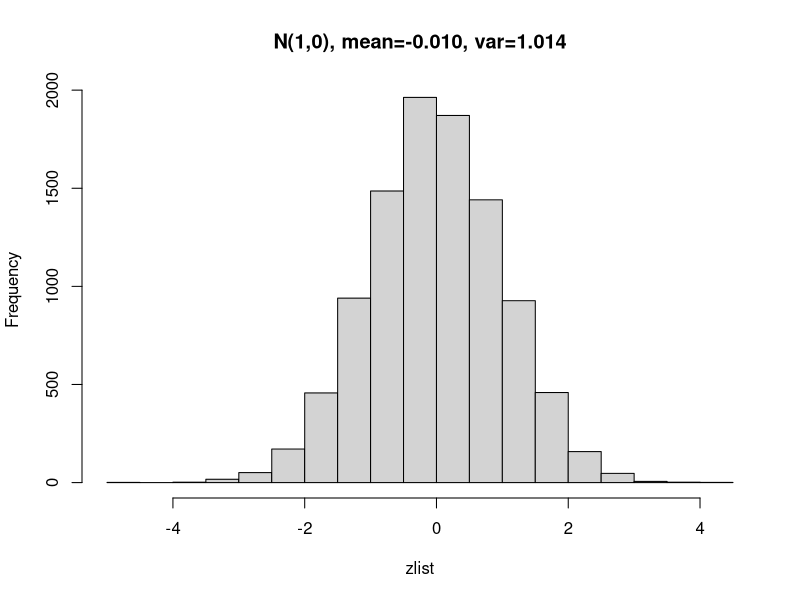
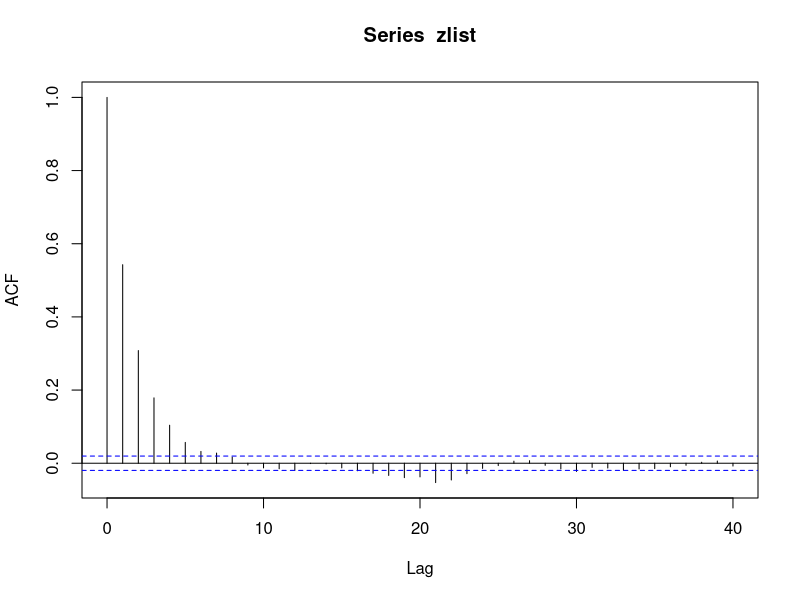
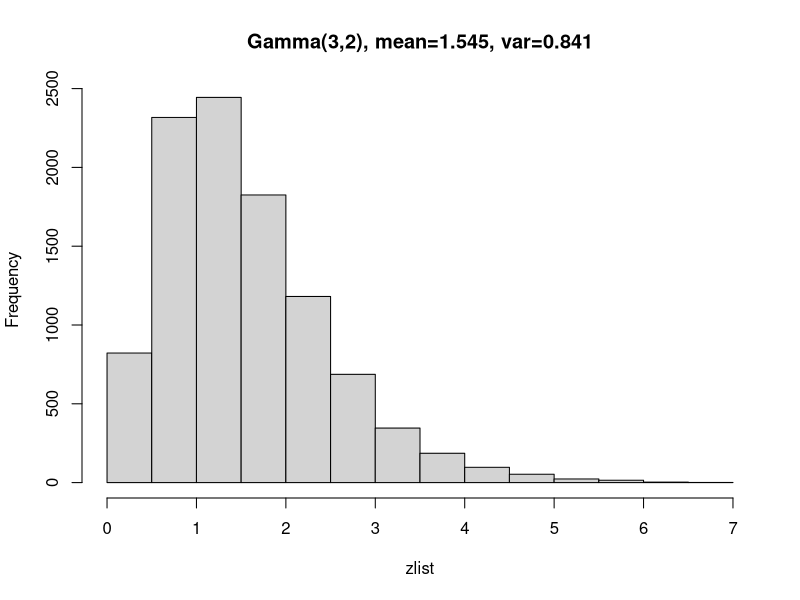
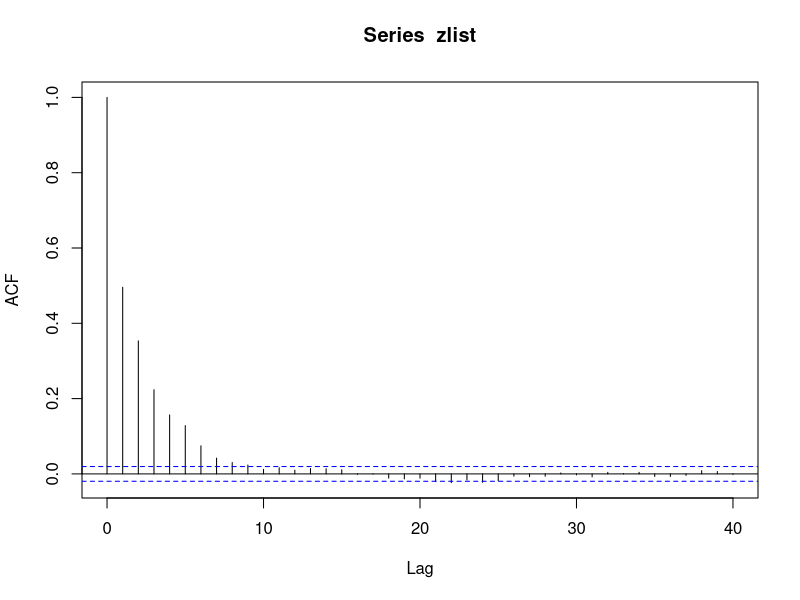

These figures' R source, in order:
# Hybrid Monte Carlo sampling

N <- 10000; # number of sampling

hmc_sampling <- function(N, E, partial_E, leapforg_count=100, leapforg_epsilon=0.01) {
	r <- rnorm(1,0,1);
	z <- 1;
	zlist <- numeric(N);

	for(i in 1:N) {
		H <- E(z) + r^2/2;
		# leapfrog
		e <- sample(c(-1,1), 1) * leapforg_epsilon;
		z2 <- z;
		r2 <- r - e * partial_E(z2) / 2;
		for(j in 1:leapforg_count) {
			z2 <- z2 + e * r2;
			r2 <- r2 - e * partial_E(z2);
		}
		r2 <- r2 - e * partial_E(z2) / 2;
		dH <- H - (E(z2) + r2^2/2);
		if (dH > 0 || runif(1) < exp(dH)) {
			z <- z2;
			zlist[i] <- z;

			# resampling of r from p(r|z) = p(r) = N(0,1)
			r <- rnorm(1,0,1);
		} else {
			cat(sprintf("%d: rejected\n", i));
		}
	}
	zlist;
}

# p(z) = N(0,1) = exp(-z^2/2)/sqrt(2pi)
# E(z) = z^2/2, Zp = sqrt(2pi), dE/dz = z
# Hamiltonian: H(z,r) = E(z) + K(r) = z^2/2 + r^2/2

zlist <- hmc_sampling(N, function(z)z**2/2, function(z)z);
hist(zlist, breaks=20, main=sprintf("N(1,0), mean=%.3f, var=%.3f", mean(zlist), var(zlist)));
acf(zlist);

# p(z) = Gamma(a,b) = 1/Zp * exp((a-1)ln z - bz)
# E(z) = -(a-1)ln z + bz, dE/dz = b - (a-1)/z

a <- 3;
b <- 2;
zlist <- hmc_sampling(N, function(z)b*z-(a-1)*log(z), function(z)b-(a-1)/z);
hist(zlist, breaks=20, main=sprintf("Gamma(%d,%d), mean=%.3f, var=%.3f", a, b, mean(zlist), var(zlist)));
acf(zlist);



